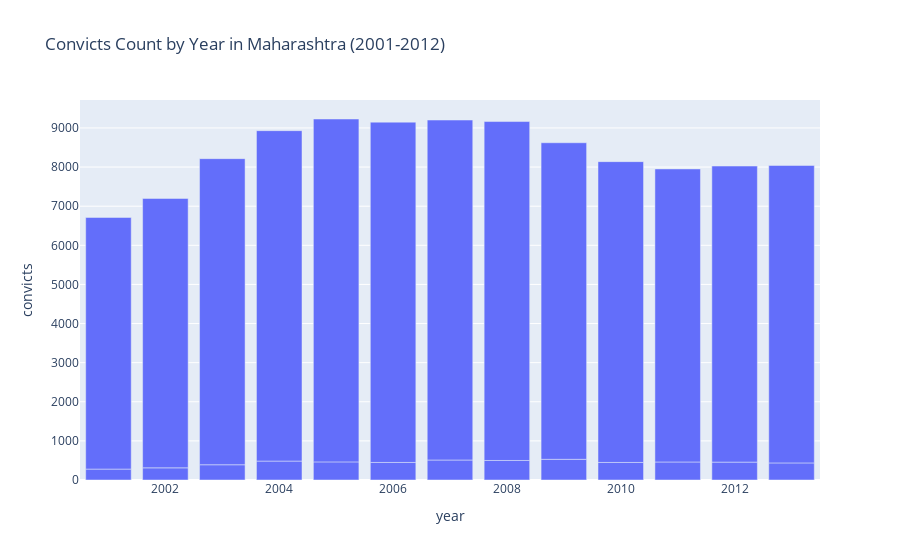

Notebook code cell kept with this figure:
### Code cell
fig = px.bar(df, x='year', y='convicts', title='Convicts Count by Year in Maharashtra (2001-2012)')
fig.show()

### Figure 1 — Plotly figure (JSON) as saved in the notebook; plotly's stock layout.template omitted (floating-point values rounded to 4 significant figures)
{"data": [{"alignmentgroup": "True", "hovertemplate": "year=%{x}<br>convicts=%{y}<extra></extra>", "legendgroup": "", "marker": {"color": "#636efa", "pattern": {"shape": ""}}, "name": "", "offsetgroup": "", "orientation": "v", "showlegend": false, "textposition": "auto", "type": "bar", "x": [2001, 2001, 2002, 2002, 2003, 2003, 2004, 2004, 2005, 2005, 2006, 2006, 2007, 2007, 2008, 2008, 2009, 2009, 2010, 2010, 2011, 2011, 2012, 2012, 2013, 2013], "xaxis": "x", "y": [279, 6433, 311, 6887, 390, 7825, 484, 8447, 463, 8766, 449, 8700, 511, 8692, 499, 8665, 529, 8093, 449, 7690, 461, 7491, 457, 7569, 437, 7604], "yaxis": "y"}], "layout": {"barmode": "relative", "legend": {"tracegroupgap": 0}, "title": {"text": "Convicts Count by Year in Maharashtra (2001-2012)"}, "xaxis": {"anchor": "y", "domain": [0, 1], "title": {"text": "year"}}, "yaxis": {"anchor": "x", "domain": [0, 1], "title": {"text": "convicts"}}}}
